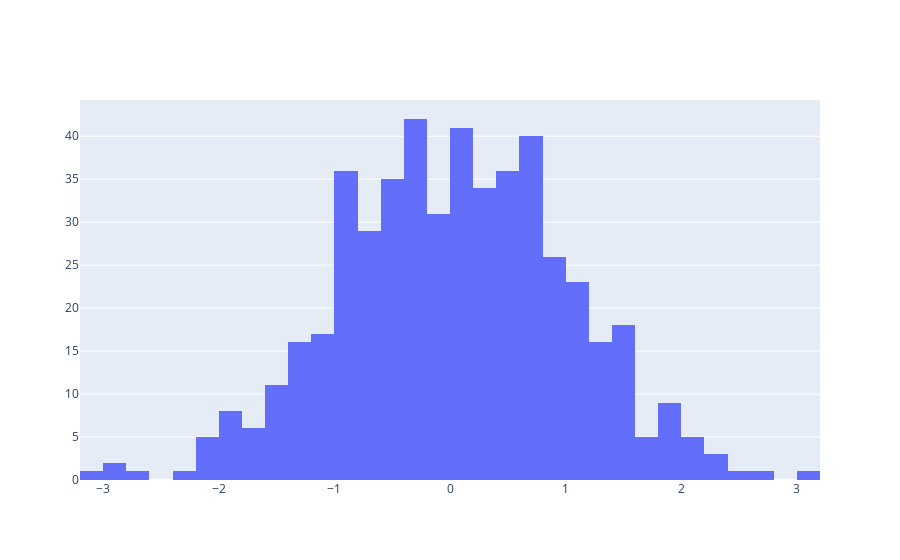

Here is the notebook cell this chart was saved with:
### Code cell
fig = go.Figure(data=go.Histogram(x=x))
fig.show()

### Figure 1 — Plotly figure (JSON) as saved in the notebook; plotly's stock layout.template omitted (floating-point values rounded to 4 significant figures; data arrays with more than 128 entries replaced by an {"elided": "..."} marker saying what was removed)
{"data": [{"type": "histogram", "x": {"elided": "500 float values"}}], "layout": {"autosize": true, "xaxis": {"autorange": true, "range": [-3.2, 3.2], "type": "linear"}, "yaxis": {"autorange": true, "range": [0, 44.21]}}}
